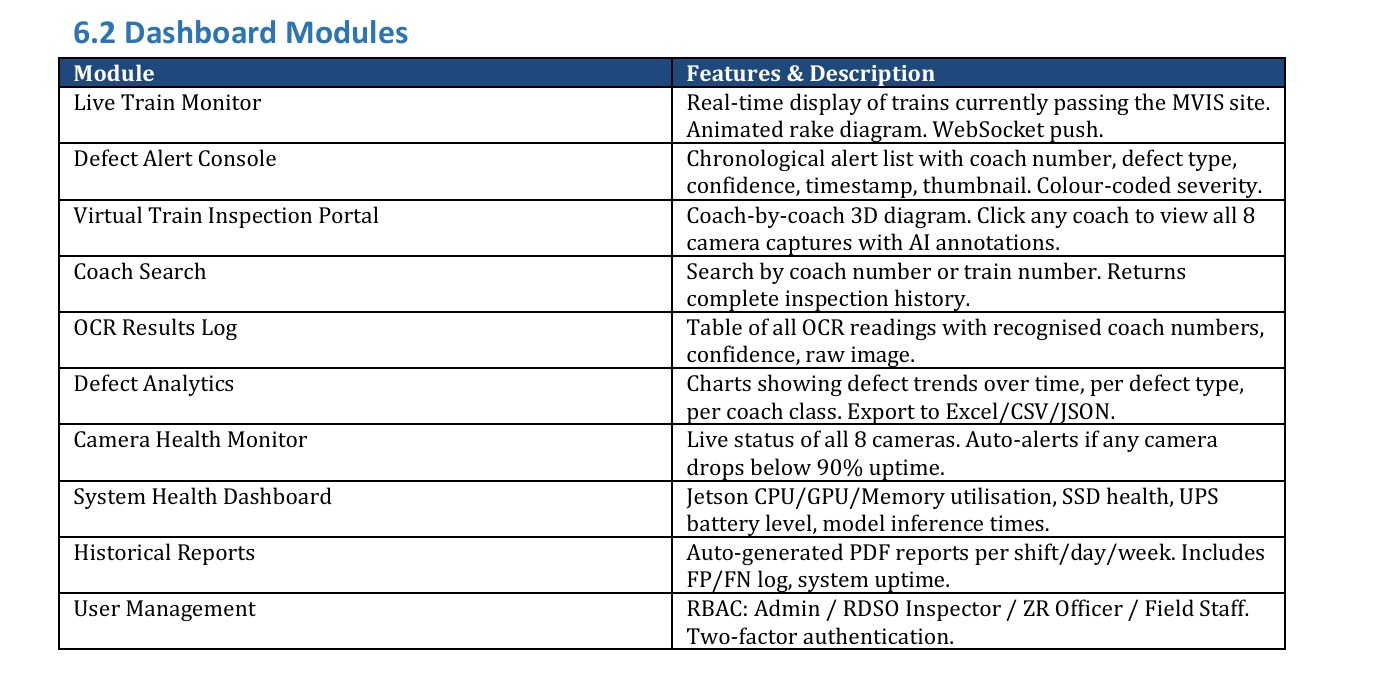
#> input picture WhatsApp Image 2026-06-18 at 8.31.18 AM.jpeg, 1382 x 682 px
$ python -i preprocess.py   (imports and definitions only)
#> lines starting #> are read from the running program, lines starting #| are printed output that depends on the picture
#> further down, picture is the input picture: shape (682, 1382, 3); mean B, G, R 229.3, 227.4, 225.8
"""Frame preprocessing for Pass 2 OCR: grayscale → 2× upscale → sharpen → CLAHE → blur."""
import cv2
import numpy as np


def preprocess_frame(frame):
    gray = cv2.cvtColor(frame, cv2.COLOR_BGR2GRAY)
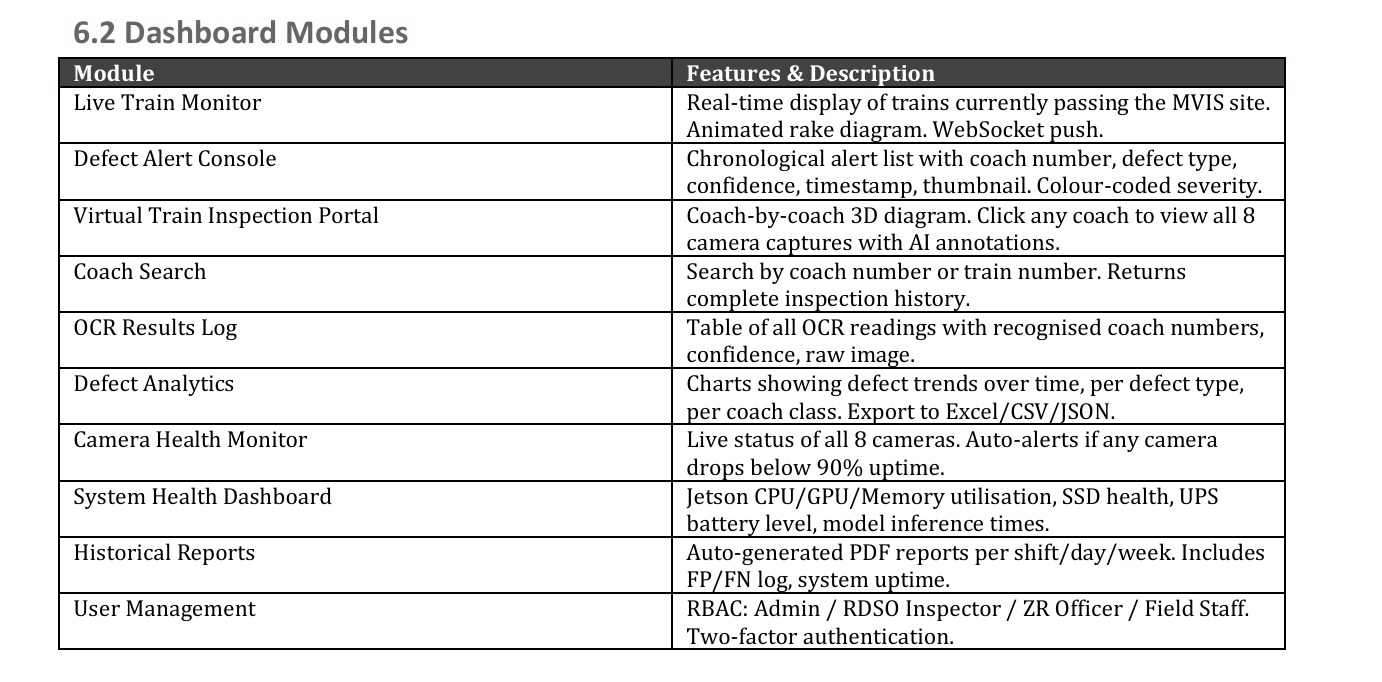
#> gray: shape (682, 1382); min 0, max 255, mean 227.1
    gray = cv2.resize(gray, None, fx=2, fy=2, interpolation=cv2.INTER_LINEAR)
#> gray: shape (1364, 2764)
    kernel = np.array([[0, -1, 0], [-1, 5, -1], [0, -1, 0]])
    sharp = cv2.filter2D(gray, -1, kernel)
    clahe = cv2.createCLAHE(clipLimit=2.0, tileGridSize=(8, 8))
    enhanced = clahe.apply(sharp)
    return cv2.GaussianBlur(enhanced, (3, 3), 0)

>>> import cv2
>>> picture = cv2.imread('../../WhatsApp Image 2026-06-18 at 8.31.18 AM.jpeg')
>>> result = preprocess_frame(picture)

$ run again, on test_svg.png
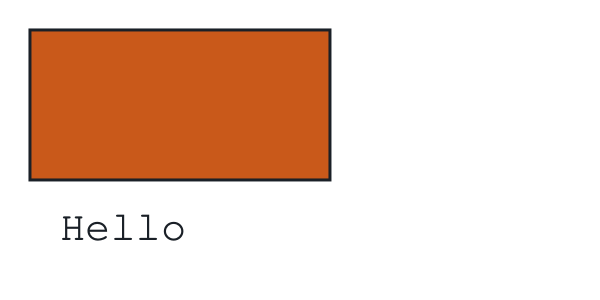
#> input picture test_svg.png, 600 x 300 px
#> picture is the input picture: shape (300, 600, 3); mean B, G, R 195.5, 210.6, 237.7
#> in preprocess_frame, `gray = cv2.cvtColor(frame, cv2.COLOR_BGR2GRAY)`:
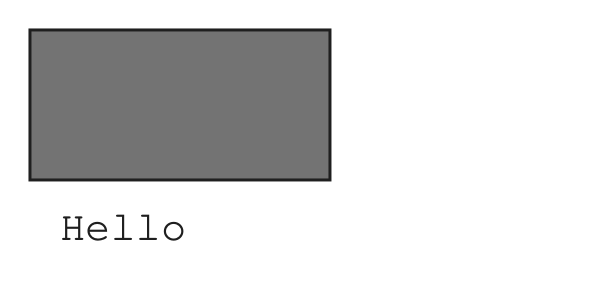
#> gray: shape (300, 600); min 31, max 255, mean 216.9
